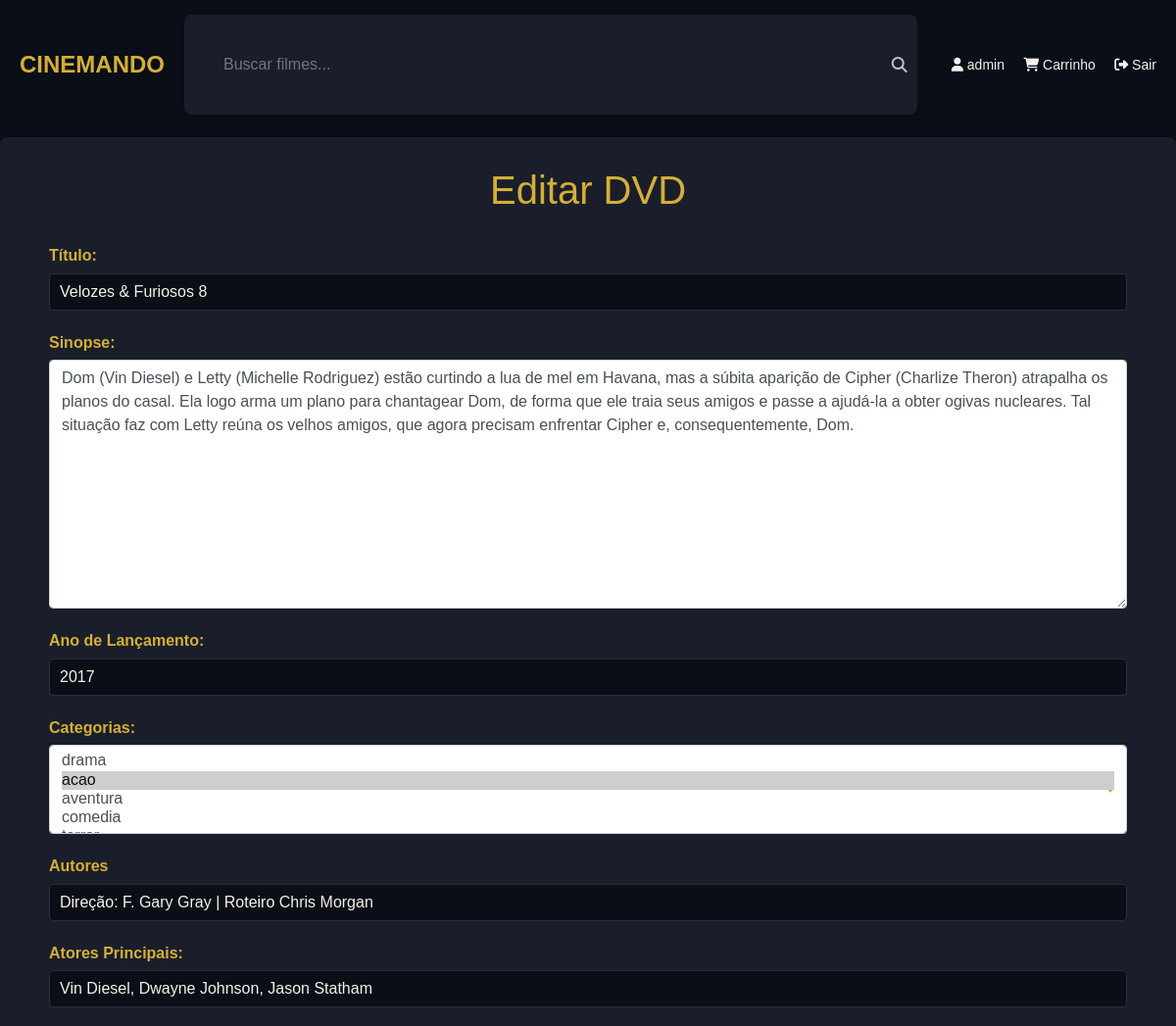
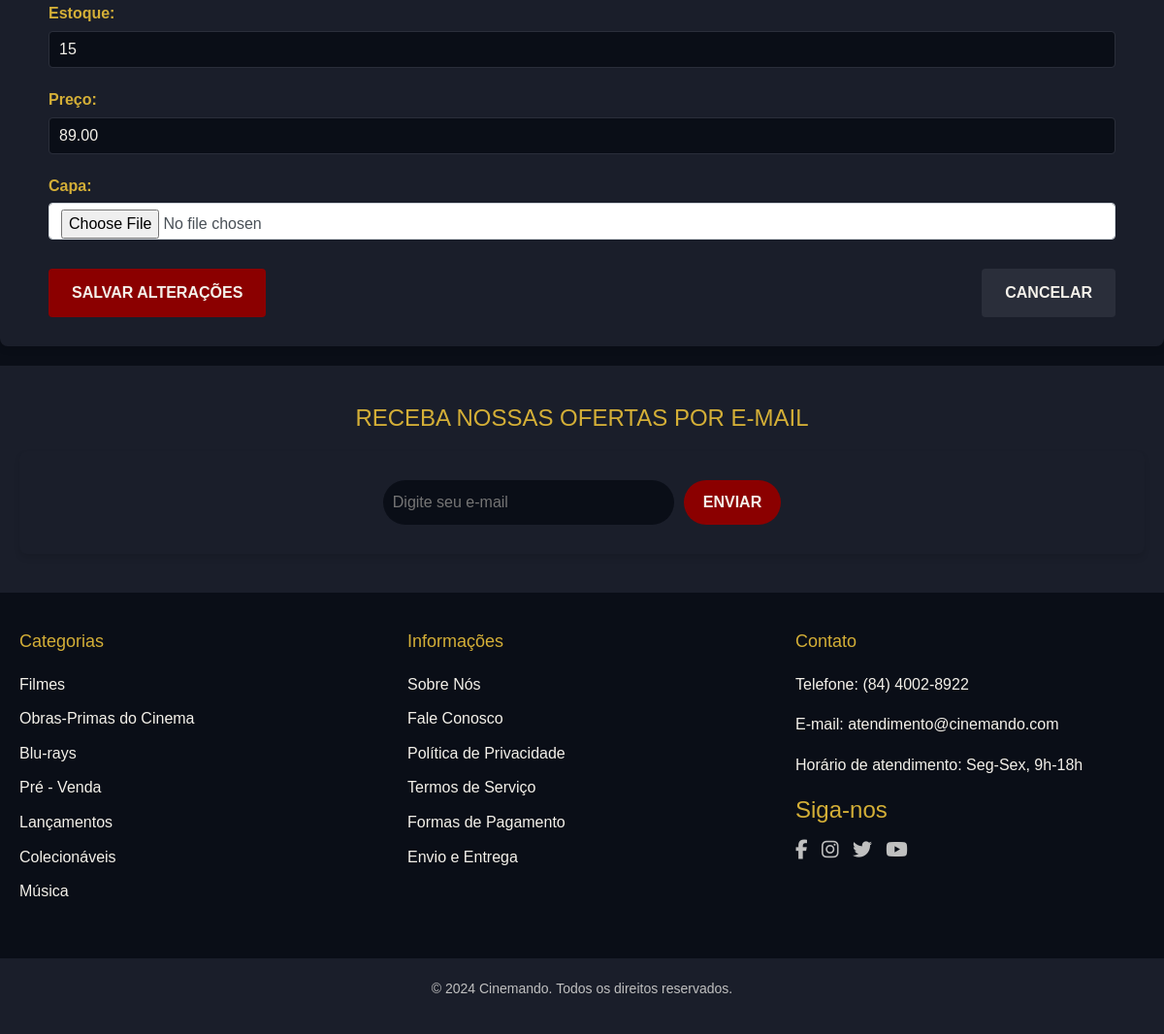
The page /editar/2 (signed in) on the database its author committed (2 pictures, top to bottom).
### Loja/models.py (models this page shows, shortened)
class Perfil(AbstractUser):
    email = models.EmailField()
    endereco = models.CharField(max_length=255, blank=True, null=True)
    telefone = models.CharField(max_length=20, blank=True, null=True)
    data_cadastro = models.DateField(auto_now_add=True, blank=True, null=True)

class Produto(models.Model):
    titulo = models.CharField(max_length=100)
    descricao = models.TextField()
    ano_lancamento = models.IntegerField()
    preco = models.DecimalField(max_digits=8, decimal_places=2)
    quantidade_estoque = models.IntegerField()
    categorias = models.ManyToManyField(Categoria)
    imagem = models.ImageField(upload_to='capas-filmes/')
    autores = models.TextField()
    elenco = models.TextField()

### Loja/views.py (the view)
# urls.py: path('editar/<int:id>', views.editado, name='editar'),
@user_passes_test(admin_verificado)
def editado(request, id):
    produto = get_object_or_404(Produto, id=id)
    if request.method == 'POST':
        form = ProdutoForm(request.POST, instance=produto)
        if form.is_valid():
            form.save()
            return redirect('dashboard')
    else:
        form = ProdutoForm(instance=produto)
    context = {
        'form': form,
        'produto': produto
    }
    return render(request,'editar.html',context)

### Loja/forms.py
class ProdutoForm(forms.ModelForm):
    class Meta:
        model = Produto
        fields = ['titulo', 'descricao', 'ano_lancamento', 'preco','quantidade_estoque','categorias','imagem','autores','elenco']
        widgets =  {
            'titulo': forms.TextInput(attrs={'class': 'form-control'}),
            'descricao': forms.Textarea(attrs={'class': 'form-control'}),
            'ano_lancamento': forms.NumberInput(attrs={'class': 'form-control'}),
            'preco': forms.NumberInput(attrs={'class': 'form-control'}),
            'quantidade_estoque': forms.NumberInput(attrs={'class': 'form-control'}),
            'categorias': forms.SelectMultiple(attrs={'class': 'form-control'}),
            'imagem': forms.FileInput(attrs={'class': 'form-control'}),
            'autores': forms.TextInput(attrs={'class': 'form-control'}),
            'elenco': forms.TextInput(attrs={'class': 'form-control'}),
        }

### Loja/models.py (called while the page is built)
    def __str__(self):
        return self.nome

### Loja/views.py (called while the page is built)
def admin_verificado(user):
    return user.is_staff

### Loja/templates/editar.html (shortened to what this page needs)
{% extends "base.html" %}
{% load static %}
{% block link %}{% static "css/adicionar-editar.css" %}{% endblock link %}
{% block content %}
<link rel="stylesheet" href="{% static "css/style.css" %}">
<form method="post">
    <div class="container">
        <h1>Editar DVD</h1>
        <form method="post">
            <div class="form-group">
                <label for="{{ form.titulo.id_for_label }}">Título:</label>
                {{form.titulo}}
            </div>
            <div class="form-group">
                <label for="{{ form.descricao.id_for_label }}">Sinopse:</label>
                {{form.descricao}}
            </div>
            <div class="form-group">
                <label for="{{ form.ano_lancamento.id_for_label }}">Ano de Lançamento:</label>
                {{form.ano_lancamento}}
            </div>
            <div class="form-group">
                <label for="{{ form.categorias.id_for_label }}">Categorias:</label>
                {{form.categorias}}
            </div>
            <div class="form-group">
                <label for="{{ form.autores.id_for_label }}">Autores</label>
                {{form.autores}}
            </div>
            <div class="form-group">
                <label for="{{ form.elenco.id_for_label }}">Atores Principais:</label>
                {{form.elenco}}
            </div>
            <div class="form-group">
                <label for="{{ form.quantidade_estoque.id_for_label }}">Estoque:</label>
                {{form.quantidade_estoque}}
            </div>
            <div class="form-group">
                <label for="{{ form.preco.id_for_label }}">Preço:</label>
                {{form.preco}}
            </div>
            <div class="form-group">
                <label for="{{ form.imagem.id_for_label }}">Capa:</label>
                {{form.imagem}}
            </div>
            <div class="button-group">
                <input type="submit" value="Salvar alterações" class="save-btn">
                <a href="{% url "dashboard" %}"><button type="button" class="cancel-btn">Cancelar</button></a>
            </div>
        </form>
    </div>
</form>
{% endblock content %}

### templates/base.html (shortened to what this page needs)
{% load static %}
<!DOCTYPE html>
<html lang="pt-BR">
<head>
    <link rel="stylesheet" href="https://cdn.jsdelivr.net/npm/bootstrap@4.4.1/dist/css/bootstrap.min.css">
    <link rel="stylesheet" href="{% block link %}{% static "css/style.css" %}{% endblock link %}">
    <link rel="stylesheet" href="https://cdnjs.cloudflare.com/ajax/libs/font-awesome/6.4.0/css/all.min.css">
</head>
<body>
    <header id="header">
        <div class="container">
            <a href="{% url "home" %}"><div class="logo">CINEMANDO</div></a>
            <div class="search-bar">
                <form action="{% url "home" %}" method="get">
                    <input type="text" name="search" placeholder="Buscar filmes..." value="{{ search_query|default:'' }}">
                    <i class="fas fa-search"></i>
                </form>
            </div>
            <div class="user-actions">
                {% if user.is_authenticated %}
                <a href="#"><i class="fas fa-user"></i> {{user.username}}</a>
                {% else %}
                <a href="{% url "logar" %}"><i class="fas fa-user"></i> Minha conta</a>
                {% endif %}
                <a href="{% url "carrinho" %}"><i class="fas fa-shopping-cart"></i> Carrinho</a>
                {% if user.is_authenticated %}
                <a href="{% url "logout_usuario" %}"><i class="fa fa-sign-out" aria-hidden="true"></i> Sair</a>
                {% endif %}
            </div>
        </div>
    </header>
    <nav id="nav">
        <div class="container">
            <ul>
                <li><a href="{% url "home" %}">Início</a></li>
                <li><a href="#">Lançamentos</a></li>
                <li><a href="{% url "catalogo" %}">Filmes em DVD</a></li>
                <li><a href="{% url "catalogo" %}">Filmes em Blu-ray</a></li>
                <li><a href="{% url "sobre" %}">Sobre</a></li>
                {% if user.is_staff %}
                    <li><a href="{% url "dashboard" %}">Dashboard</a></li>
                {% endif %}
            </ul>
        </div>
    </nav>
    <main>
        {% block content %}
        {% endblock content %}
    </main>
    <div class="newsletter">
        <div class="container">
            <h3>RECEBA NOSSAS OFERTAS POR E-MAIL</h3>
            <form>
                <input type="email" placeholder="Digite seu e-mail">
                <button type="submit">ENVIAR</button>
            </form>
        </div>
    </div>
    <footer>
        <div class="container">
            <div class="footer-section">
                <h3>Categorias</h3>
                <ul>
                    <li><a href="#">Filmes</a></li>
                    <li><a href="#">Obras-Primas do Cinema</a></li>
                    <li><a href="#">Blu-rays</a></li>
                    <li><a href="#">Pré - Venda</a></li>
                    <li><a href="#">Lançamentos</a></li>
                    <li><a href="#">Colecionáveis</a></li>
                    <li><a href="#">Música</a></li>
                </ul>
            </div>
            <div class="footer-section">
                <h3>Informações</h3>
                <ul>
                    <li><a href="{% url "sobre" %}">Sobre Nós</a></li>
                    <li><a href="#">Fale Conosco</a></li>
                    <li><a href="#">Política de Privacidade</a></li>
                    <li><a href="#">Termos de Serviço</a></li>
                    <li><a href="#">Formas de Pagamento</a></li>
                    <li><a href="#">Envio e Entrega</a></li>
                </ul>
            </div>
            <div class="footer-section">
                <h3>Contato</h3>
                <p>Telefone: (84) 4002-8922</p>
                <p>E-mail: atendimento@cinemando.com</p>
                <p>Horário de atendimento: Seg-Sex, 9h-18h</p>
                <div class="social-icons">
                    <h4>Siga-nos</h4>
                    <a href="#"><i class="fab fa-facebook-f"></i></a>
                    <a href="#"><i class="fab fa-instagram"></i></a>
                    <a href="#"><i class="fab fa-twitter"></i></a>
                    <a href="#"><i class="fab fa-youtube"></i></a>
                </div>
            </div>
        </div>
    </footer>
    <div class="copyright">
        <div class="container">
            <p>&copy; 2024 Cinemando. Todos os direitos reservados.</p>
        </div>
    </div>
</body>
</html>

### static/css/adicionar-editar.css (style rules this page uses)
* { margin: 0; padding: 0; box-sizing: border-box; }
body { font-family: Arial, sans-serif; line-height: 1.6; color: #f4f1ea; background-color: #0a0e17; }
.container { max-width: 800px; margin: 0 auto; padding: 40px 20px; }
h1 { font-size: 2.5rem; color: #d4af37; margin-bottom: 30px; text-align: center; }
form { background-color: #1a1e2a; padding: 30px; border-radius: 8px; box-shadow: 0 4px 6px rgba(0, 0, 0, 0.1); }
.form-group { margin-bottom: 20px; }
label { display: block; margin-bottom: 5px; color: #d4af37; font-weight: bold; }
input[type="text"], input[type="number"], textarea, select { width: 100%; padding: 10px; border: 1px solid #2a2e3a; border-radius: 4px; background-color: #0a0e17; color: #f4f1ea; font-size: 1rem; }
textarea { height: 100px; resize: vertical; }
select { appearance: none; -webkit-appearance: none; -moz-appearance: none; background-repeat: no-repeat; background-position: right 10px center; }
.button-group { display: flex; justify-content: space-between; margin-top: 30px; }
.save-btn, .cancel-btn { padding: 12px 24px; font-size: 1rem; font-weight: bold; text-transform: uppercase; border: none; border-radius: 4px; cursor: pointer; transition: background-color 0.3s ease; }
.save-btn { background-color: #8b0000; color: #f4f1ea; }
.cancel-btn { background-color: #2a2e3a; color: #f4f1ea; }

### static/css/style.css (style rules this page uses)
* { margin: 0; padding: 0; box-sizing: border-box; }
body { font-family: Arial, sans-serif; line-height: 1.6; color: #f4f1ea; background-color: #0a0e17; }
a { text-decoration: none; color: inherit; }
.container { max-width: 1200px; margin: 0 auto; padding: 0 20px; }
header { background-color: #0a0e17; padding: 15px 0; position: fixed; width: 100%; top: 0; z-index: 1000; }
header .container { display: flex; justify-content: space-between; align-items: center; }
.logo { font-size: 24px; font-weight: bold; color: #d4af37; }
.search-bar { flex-grow: 1; margin: 0 20px; position: relative; }
.search-bar input { width: 100%; padding: 8px 30px 8px 10px; border: none; border-radius: 4px; background-color: #1a1e2a; color: #f4f1ea; }
.search-bar i { position: absolute; right: 10px; top: 50%; transform: translateY(-50%); color: #c0c0c0; }
.user-actions a { margin-left: 15px; font-size: 14px; color: #f4f1ea; transition: color 0.3s; }
nav { background-color: #1a1e2a; padding: 10px 0; position: fixed; width: 100%; top: 60px; z-index: 999; }
nav ul { display: flex; justify-content: center; list-style-type: none; margin-top: 15px; margin-bottom: 5.5px; }
nav ul li a { color: #f4f1ea; padding: 5px 15px; font-size: 14px; text-transform: uppercase; transition: color 0.3s; }
main { margin-top: 120px; padding: 20px 0; }
.newsletter { background-color: #1a1e2a; padding: 40px 0; text-align: center; }
.newsletter h3 { font-size: 24px; color: #d4af37; margin-bottom: 20px; }
.newsletter form { display: flex; justify-content: center; gap: 10px; }
.newsletter input[type="email"] { padding: 10px; width: 300px; border: none; border-radius: 25px; background-color: #0a0e17; color: #f4f1ea; }
.newsletter button { padding: 10px 20px; border: none; border-radius: 25px; background-color: #8b0000; color: #f4f1ea; font-weight: bold; cursor: pointer; transition: background-color 0.3s; }
footer { background-color: #0a0e17; padding: 40px 0; }
footer .container { display: grid; grid-template-columns: repeat(3, 1fr); gap: 40px; }
.footer-section h3 { color: #d4af37; margin-bottom: 20px; font-size: 18px; }
.footer-section ul { list-style-type: none; }
.footer-section ul li { margin-bottom: 10px; }
.footer-section ul li a { color: #f4f1ea; transition: color 0.3s; }
.social-icons { margin-top: 20px; }
.social-icons h4 { color: #d4af37; margin-bottom: 10px; }
.social-icons a { color: #c0c0c0; font-size: 20px; margin-right: 10px; transition: color 0.3s; }
.copyright { background-color: #1a1e2a; padding: 20px 0; text-align: center; font-size: 14px; color: #c0c0c0; }

### rows shown on the page
Perfil: username "admin"
Produto: titulo "Velozes & Furiosos 8", descricao "Dom (Vin Diesel) e Letty (Michelle Rodriguez) estão curtindo a lua de mel em Havana, mas a súbita aparição de Cipher (Charlize Theron) atrapalha os planos do casal. Ela logo arma um plano para chantagear Dom, de forma que ele traia seus amigos e passe a ajudá-la a obter ogivas nucleares. Tal situação faz com Letty reúna os velhos amigos, que agora precisam enfrentar Cipher e, consequentemente, Dom.", ano_lancamento "2017", autores "Direção: F. Gary Gray | Roteiro Chris Morgan", elenco "Vin Diesel, Dwayne Johnson, Jason Statham", quantidade_estoque "15", preco "89.00"
